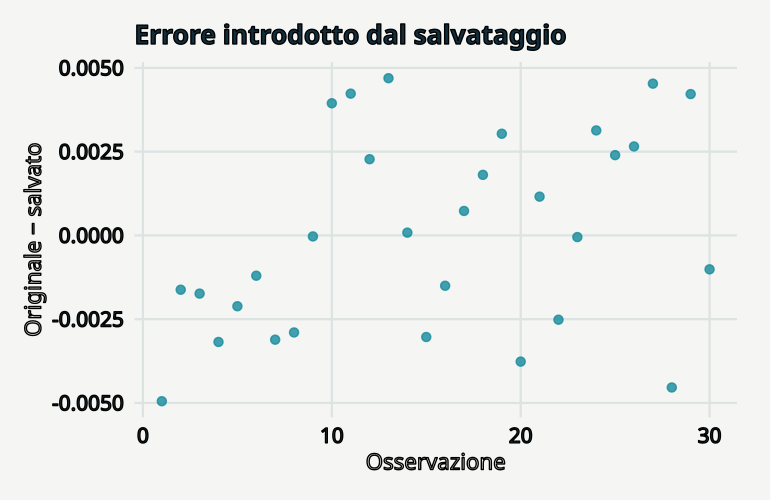

Write the R code that produced this figure.
# GeoStat Lab — funzioni comuni. R >= 4.3; ggplot2 >= 3.4; jsonlite.
suppressPackageStartupMessages(library(ggplot2))
col_geo <- c('#168B9C','#BC5B35','#7054A4','#A17B19','#227864','#64748B')
theme_set(theme_minimal(base_size=17, base_family='sans') + theme(
  plot.background=element_rect(fill='#F5F6F3',colour=NA),
  panel.background=element_rect(fill='#F5F6F3',colour=NA),
  panel.grid.minor=element_blank(),panel.grid.major=element_line(colour='#DCE3E2'),
  plot.title=element_text(size=19,face='bold',colour='#122D3B'),
  plot.subtitle=element_text(size=13,colour='#405560',margin=margin(b=12)),
  axis.text=element_text(size=15,colour='#273E4A'),axis.title=element_text(size=16),
  legend.position='bottom',legend.title=element_blank(),legend.text=element_text(size=14),
  strip.text=element_text(size=15,face='bold'),plot.margin=margin(18,24,18,18)))
metric <- function(...) data.frame(grandezza=names(c(...)),valore=as.character(c(...)),check.names=FALSE)
f <- function(x,d=3) {out<-formatC(x,digits=d,format='fg');out[!is.finite(x)]<-'Non definito';out}
line_plot <- function(d,x='x',y='y',title='',xl=x,yl=y,group=NULL) {
 p<-ggplot(d,aes(x=.data[[x]],y=.data[[y]]))
 if(is.null(group)) p<-p+geom_line(colour=col_geo[1],linewidth=1.05) else p<-p+aes(colour=.data[[group]],group=.data[[group]])+geom_line(linewidth=1)+scale_colour_manual(values=col_geo)
 p+labs(title=title,x=xl,y=yl)
}
point_plot <- function(d,x='x',y='y',title='',xl=x,yl=y,group=NULL) {
 p<-ggplot(d,aes(x=.data[[x]],y=.data[[y]]))
 if(is.null(group))p<-p+geom_point(colour=col_geo[1],size=2.5,alpha=.8) else p<-p+aes(colour=.data[[group]])+geom_point(size=2.7,alpha=.85)+scale_colour_manual(values=col_geo)
 p+labs(title=title,x=xl,y=yl)
}
hist_plot<-function(x,title='',xl='Valore',bins=20)ggplot(data.frame(x=x),aes(x))+geom_histogram(bins=bins,fill=col_geo[1],colour='#F5F6F3')+labs(title=title,x=xl,y='Frequenza')
bar_plot<-function(d,x='gruppo',y='valore',title='',yl='Valore')ggplot(d,aes(x=.data[[x]],y=.data[[y]],fill=.data[[x]]))+geom_col(width=.65)+scale_fill_manual(values=rep(col_geo,length.out=length(unique(d[[x]])) ))+guides(fill='none')+labs(title=title,x=NULL,y=yl)
map_plot<-function(d,z='z',title='',xl='Est [km]',yl='Nord [km]')ggplot(d,aes(x,y,fill=.data[[z]]))+geom_raster()+coord_equal()+scale_fill_gradientn(colours=c('#153F56','#298C9C','#B8CDB2','#F1D889','#AD542F'))+labs(title=title,x=xl,y=yl)
acf_data<-function(x,lag=20){a<-acf(x,lag.max=min(lag,length(x)-1),plot=FALSE);data.frame(x=as.vector(a$lag)[-1],y=as.vector(a$acf)[-1])}
# AR(1), distribuzione marginale stazionaria N(0, 1).
ar_series<-function(n,rho){x<-numeric(n);x[1]<-rnorm(1);for(i in 2:n)x[i]<-rho*x[i-1]+sqrt(1-rho^2)*rnorm(1);x}
# Distanze euclidee in unità metriche già dichiarate; nessuna conversione implicita di CRS.
dist_cross<-function(a,b)sqrt(outer(a[,1],b[,1],'-')^2+outer(a[,2],b[,2],'-')^2)
# Predittore IDW: i punti coincidenti ricevono esattamente il valore osservato.
idw<-function(xy,z,new,power=2){dd<-dist_cross(new,xy);apply(dd,1,function(d)if(any(d<1e-10))mean(z[d<1e-10])else weighted.mean(z,d^(-power)))}
# CART didattico binario: divisioni assiali che minimizzano l'impurità di Gini.
cart_fit<-function(x,y,depth=2,minleaf=4){
 node<-list(p=mean(y),n=length(y));if(depth<1||length(unique(y))<2||length(y)<2*minleaf)return(node)
 best<-Inf
 for(j in seq_len(ncol(x))){v<-sort(unique(x[,j])); if(length(v)<2)next
  for(cut in (head(v,-1)+tail(v,-1))/2){left<-x[,j]<=cut;nl<-sum(left);nr<-sum(!left);if(min(nl,nr)<minleaf)next
   score<-nl*mean(y[left])*(1-mean(y[left]))+nr*mean(y[!left])*(1-mean(y[!left]))
   if(score<best){best<-score;node$j<-j;node$cut<-cut;split<-left}
  }
 }
 if(is.finite(best)){node$left<-cart_fit(x[split,,drop=FALSE],y[split],depth-1,minleaf);node$right<-cart_fit(x[!split,,drop=FALSE],y[!split],depth-1,minleaf)};node
}
cart_predict<-function(tree,x)apply(x,1,function(row){t<-tree;while(!is.null(t$j))t<-if(row[t$j]<=t$cut)t$left else t$right;t$p})

p <- list(digits = 2, seed = 17)
set.seed(p$seed)
x <- runif(30)

file <- tempfile(fileext = ".csv")

write.csv(data.frame(valore = round(x, p$digits)), file, row.names = FALSE)

saved <- read.csv(file)$valore

unlink(file)

data <- data.frame(x = seq_along(x), y = x - saved)

plots <- list(point_plot(data, title = "Errore introdotto dal salvataggio", xl = "Osservazione", 
    yl = "Originale − salvato"))

metrics <- metric(`Errore massimo` = f(max(abs(x - saved)), 7), `Errore quadratico medio` = f(mean((x - 
    saved)^2), 7))
print(metrics,row.names=FALSE)
ggplot2::ggsave('t00-persistenza-A.svg',plots[[1]],device=svglite::svglite,width=7.7,height=5.0,bg='#F8F6F1')
